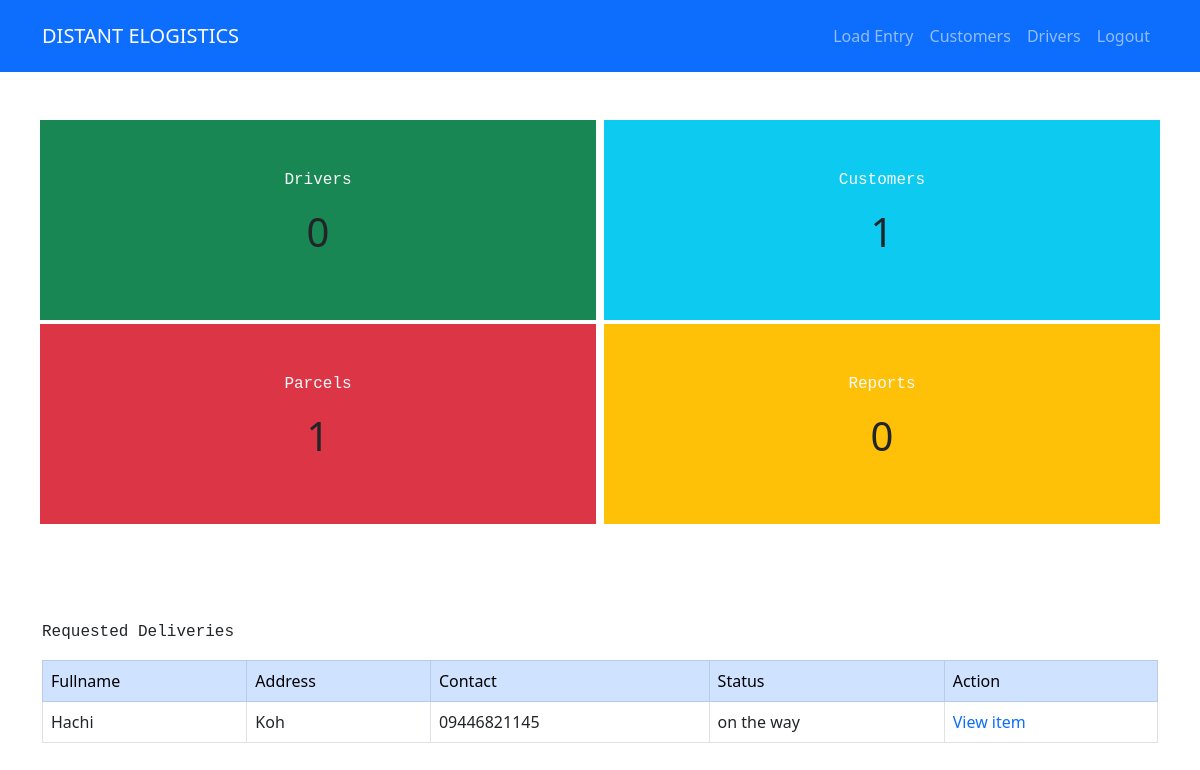
Before: /admin-views/admin-dashboard.php with the older database file.
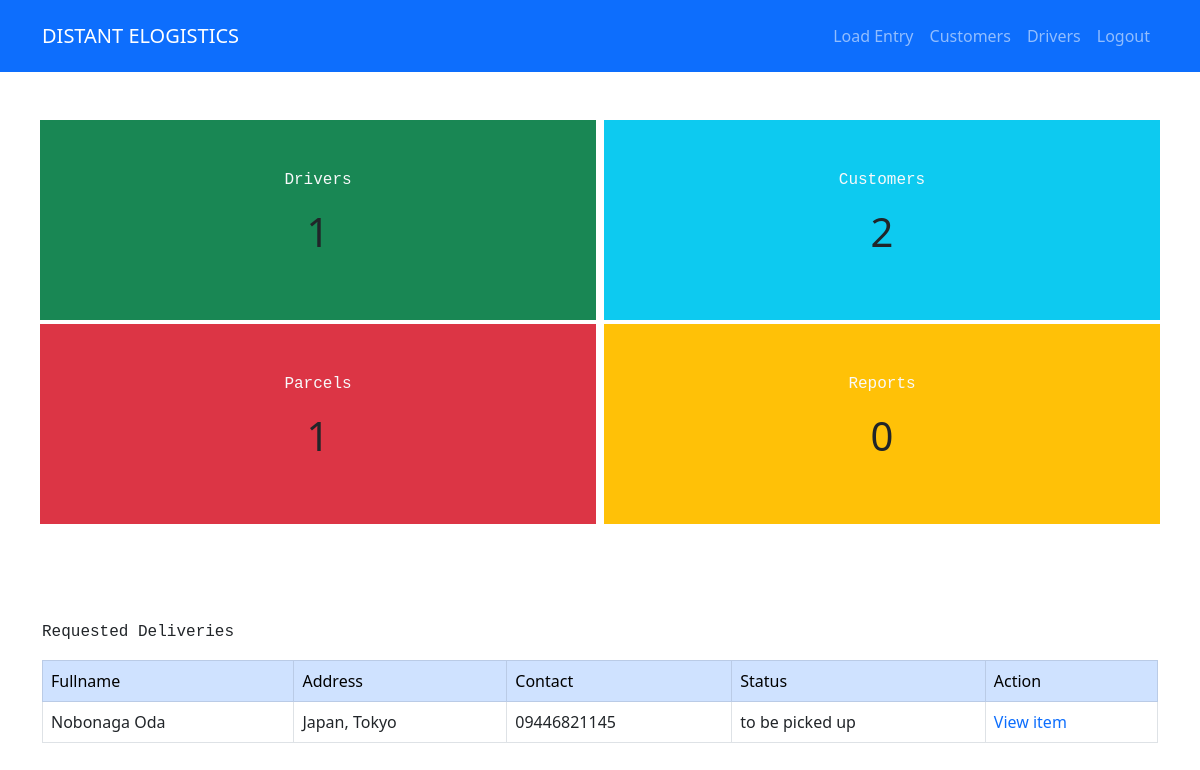
After: the same page with the newer database file.
### tables this page shows
CREATE TABLE `parcels` (
  `id` int(11) NOT NULL,
  `fullname` varchar(255) NOT NULL,
  `address` varchar(255) NOT NULL,
  `contact` varchar(255) NOT NULL,
  `sender_id` int(11) NOT NULL,
  `status` varchar(255) NOT NULL DEFAULT 'to be approved',
  `pick_up` date DEFAULT NULL,
  `driver` varchar(255) DEFAULT NULL,
  `est` date DEFAULT NULL,
  `weight` varchar(255) DEFAULT NULL,
  `rate` varchar(255) DEFAULT NULL,
  `tracking_id` varchar(255) DEFAULT NULL,
  `parcel_location` varchar(255) NOT NULL DEFAULT 'not-defined'
);

### functions/functions.php (called while the page is built, shortened)
<?php
function show($table_name)
{
    $conn = connect();
    $sql = "SELECT  * FROM $table_name ORDER BY id DESC";
    $result = $conn->query($sql);
    if ($result->num_rows > 0) {
        $rows = array();
        while ($row  = $result->fetch_assoc()) {
            $rows[] = $row;
        }
        return $rows;
    } else {
        return FALSE;
    }
}
?>

### admin-views/admin-dashboard.php (the view, shortened to what this page needs)
<?php include '../html/header.html';
include '../functions/functions.php';
include 'navbar.php';
?>
<section class="p-5">
    <div class="row">
        <div class="col p-5 bg-success mx-1">
            <p class="font-monospace text-light text-center">Drivers</p>
            <p class="display-6 text-center">
                <?php if (show('drivers') != FALSE) : ?>
                    <?php echo count(show('drivers')) ?>
                <?php else : ?>
                    0
                <?php endif; ?>
            </p>
        </div>
        <div class="col p-5 bg-info mx-1">
            <p class="font-monospace text-light text-center">Customers</p>
            <p class="display-6 text-center">
                <?php if (show('users') != FALSE) : ?>
                    <?php echo count(show('users')) ?>
                <?php else : ?>
                    0
                <?php endif; ?>
            </p>
        </div>
    </div>
    <div class="row mt-1">
        <div class="col p-5 bg-danger mx-1">
            <p class="font-monospace text-light text-center">Parcels</p>
            <p class="display-6 text-center">
                <?php if (show('parcels') != FALSE) : ?>
                    <?php echo count(show('parcels')) ?>
                <?php else : ?>
                    0
                <?php endif; ?>
            </p>
        </div>
        <div class="col p-5 bg-warning mx-1">
        <p class="font-monospace text-light text-center">Reports</p>
            <p class="display-6 text-center">
                    0
            </p>
        </div>
    </div>
</section>
<main class="py-5">
    <div class="container">
        <p class="font-monospace">Requested Deliveries</p>
        <table class="table table-bordered">
            <thead class="table-primary">
                <td>Fullname</td>
                <td>Address</td>
                <td>Contact</td>
                <td>Status</td>
                <td>Action</td>
            </thead>
            <tbody>
                <?php if (!empty(show('parcels'))) : ?>
                    <?php foreach (show('parcels') as $row) : ?>
                        <tr>
                            <td><?php echo $row['fullname'] ?></td>
                            <td><?php echo $row['address'] ?></td>
                            <td><?php echo $row['contact'] ?></td>
                            <td><?php echo $row['status'] ?></td>
                                <td> <a class="text-decoration-none" href="finalize.php?id=<?php echo $row['id'] ?>">View item</a>
                            </td>
                        </tr>
                    <?php endforeach; ?>
                <?php endif; ?>
            </tbody>
        </table>
    </div>
</main>

Changed rows visible on the page:
changed parcels: fullname "Hachi" → "Nobonaga Oda"; address "Koh" → "Japan, Tokyo"; status "on the way" → "to be picked up"
Other visible differences:
count(show('drivers')): (not shown) → "1"
count(show('users')): "1" → "2"
text no longer shown: "0"
